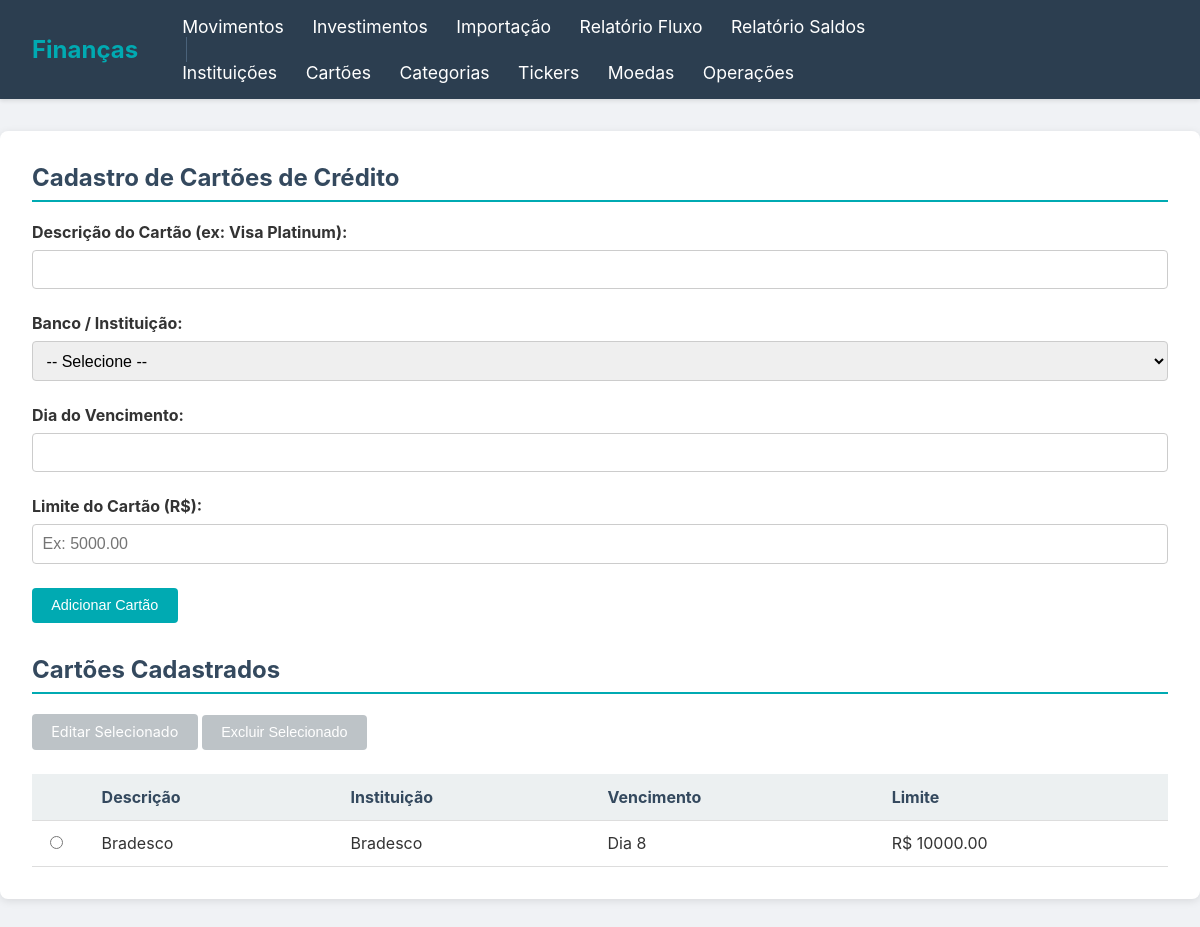
Page /cartoes on the earlier database version.
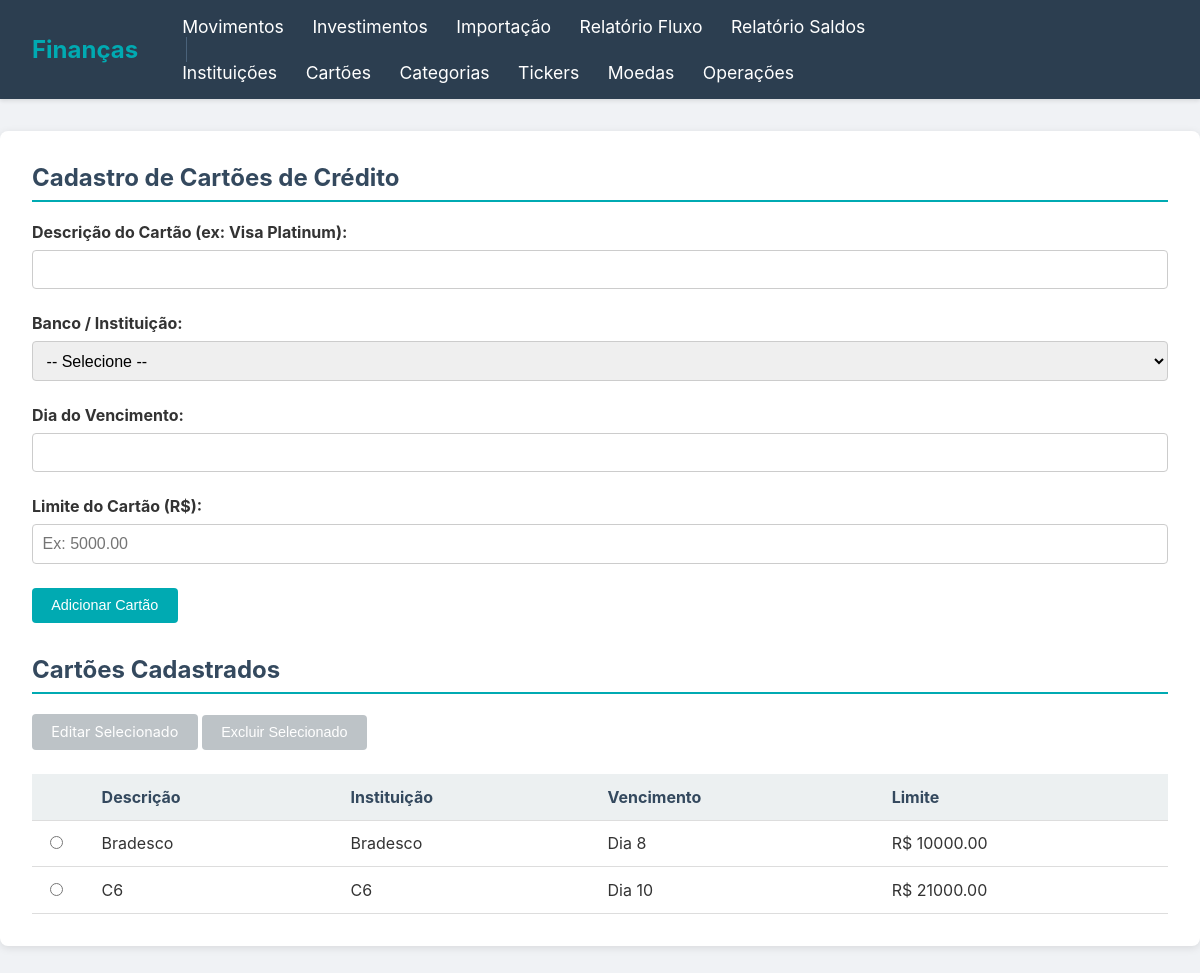
Same page on the later database version.
### tables this page shows
CREATE TABLE cartoes_credito (
        id INTEGER PRIMARY KEY AUTOINCREMENT,
        descricao TEXT NOT NULL,
        instituicao_id INTEGER NOT NULL,
        vencimento INTEGER NOT NULL,
        limite REAL NOT NULL,
        FOREIGN KEY (instituicao_id) REFERENCES instituicoes (id)
    );

CREATE TABLE instituicoes (
        id INTEGER PRIMARY KEY AUTOINCREMENT,
        descricao TEXT NOT NULL UNIQUE
    );

### app.py (the view)
@app.route('/cartoes', methods=['GET', 'POST'])
def cartoes():
    conn = get_db_connection()
    if request.method == 'POST':
        conn.execute('INSERT INTO cartoes_credito (descricao, instituicao_id, vencimento, limite) VALUES (?, ?, ?, ?)',(request.form['descricao'], request.form['instituicao_id'], request.form['vencimento'], request.form['limite']))
        conn.commit()
        return redirect(url_for('cartoes'))
    cartoes_list = conn.execute('SELECT c.*, i.descricao as instituicao_nome FROM cartoes_credito c JOIN instituicoes i ON c.instituicao_id = i.id ORDER BY c.descricao').fetchall()
    instituicoes_list = conn.execute('SELECT * FROM instituicoes ORDER BY descricao').fetchall() # Para o form
    conn.close()
    return render_template('cartoes.html', cartoes=cartoes_list, instituicoes=instituicoes_list)

### app.py (called while the page is built)
def get_db_connection():
    conn = sqlite3.connect(DATABASE, detect_types=sqlite3.PARSE_DECLTYPES | sqlite3.PARSE_COLNAMES)
    conn.execute("PRAGMA journal_mode=WAL")
    conn.row_factory = sqlite3.Row
    return conn

### templates/cartoes.html (shortened to what this page needs)
{% extends "base.html" %}
{% block content %}
    <h2>Cadastro de Cartões de Crédito</h2>
    <form method="POST" action="{{ url_for('cartoes') }}">
        <div class="form-group">
            <label for="descricao">Descrição do Cartão (ex: Visa Platinum):</label>
            <input type="text" id="descricao" name="descricao" required autocomplete="off">
        </div>
        <div class="form-group">
            <label for="instituicao_id">Banco / Instituição:</label>
            <select id="instituicao_id" name="instituicao_id" required>
                <option value="">-- Selecione --</option>
            </select>
        </div>
        <div class="form-group">
            <label for="vencimento">Dia do Vencimento:</label>
            <input type="number" id="vencimento" name="vencimento" min="1" max="31" required>
        </div>
        <div class="form-group">
            <label for="limite">Limite do Cartão (R$):</label>
            <input type="number" id="limite" name="limite" step="0.01" min="0" required placeholder="Ex: 5000.00">
        </div>
        <button type="submit" class="btn btn-primary">Adicionar Cartão</button>
    </form>
    <h2 style="margin-top: 2rem;">Cartões Cadastrados</h2>
    <div class="action-buttons" style="margin-bottom: 1rem;">
        <a href="#" id="btn-editar" class="btn btn-secondary" disabled>Editar Selecionado</a>
        <button type="submit" form="form-excluir" id="btn-excluir" class="btn btn-danger" disabled>Excluir Selecionado</button>
    </div>
    <table>
        <thead>
            <tr>
                <th style="width: 5%;"></th>
                <th>Descrição</th>
                <th>Instituição</th>
                <th>Vencimento</th>
                <th>Limite</th>
            </tr>
        </thead>
        <tbody>
            {% for cartao in cartoes %}
            <tr id="row-{{ cartao.id }}">
                <td>
                    <input type="radio" name="selecionado" value="{{ cartao.id }}" onchange="itemSelecionado(this)">
                </td>
                <td>{{ cartao.descricao }}</td>
                <td>{{ cartao.instituicao_nome }}</td>
                <td>Dia {{ cartao.vencimento }}</td>
                <td>R$ {{ "%.2f"|format(cartao.limite) }}</td>
            </tr>
            {% else %}
            <tr>
                <td colspan="5">Nenhum cartão cadastrado.</td>
            </tr>
            {% endfor %}
        </tbody>
    </table>
{% endblock %}

Differences in the rows shown:
added cartoes_credito: descricao "C6", instituicao_nome "C6", vencimento "10", limite "21000.00"
